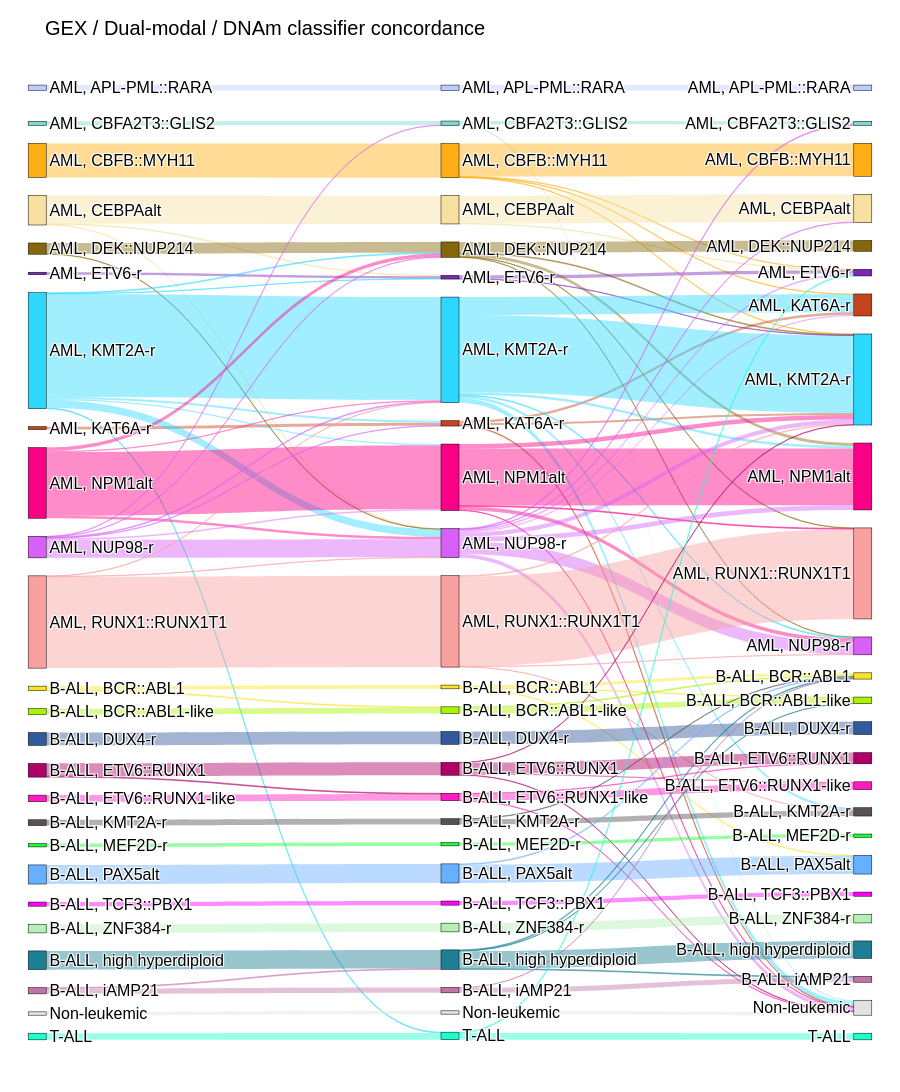

Here is the notebook cell this chart was saved with:
### Code cell
# Sankey: classifier-to-classifier concordance
classifier_df = df.rename(
    columns={
        "GEX sPLS-DA prediction": "GEX",
        "DNAm sPLS-DA prediction": "DNAm",
        "DIABLO sPLS-DA prediction": "Dual-modal",
    }
)

sankey_classifier_df = classifier_df[["GEX", "DNAm", "Dual-modal"]].dropna()

fig = sankey(
    sankey_classifier_df,
    gex_col="GEX",
    dualmodal_col="Dual-modal",
    dnam_col="DNAm",
    title="GEX / Dual-modal / DNAm classifier concordance",
)

classifier_sankey_path = os.path.join(
    REPORT_OUTPUT_DIR, "classifier_concordance_sankey.svg"
)
try:
    fig.write_image(classifier_sankey_path)
except Exception:
    classifier_sankey_path = os.path.splitext(classifier_sankey_path)[0] + ".html"
    fig.write_html(classifier_sankey_path)

fig.show()

### Figure 1 — Plotly figure (JSON) as saved in the notebook; plotly's stock layout.template omitted (floating-point values rounded to 4 significant figures)
{"data": [{"arrangement": "snap", "link": {"color": ["rgba(189,205,255,0.45)", "rgba(126,215,209,0.45)", "rgba(254,175,22,0.45)", "rgba(247,225,160,0.45)", "rgba(247,225,160,0.45)", "rgba(247,225,160,0.45)", "rgba(133,102,13,0.45)", "rgba(133,102,13,0.45)", "rgba(120,42,182,0.45)", "rgba(196,69,28,0.45)", "rgba(46,217,255,0.45)", "rgba(46,217,255,0.45)", "rgba(46,217,255,0.45)", "rgba(46,217,255,0.45)", "rgba(46,217,255,0.45)", "rgba(46,217,255,0.45)", "rgba(46,217,255,0.45)", "rgba(250,0,135,0.45)", "rgba(250,0,135,0.45)", "rgba(250,0,135,0.45)", "rgba(250,0,135,0.45)", "rgba(216,95,247,0.45)", "rgba(216,95,247,0.45)", "rgba(216,95,247,0.45)", "rgba(216,95,247,0.45)", "rgba(216,95,247,0.45)", "rgba(216,95,247,0.45)", "rgba(248,161,159,0.45)", "rgba(248,161,159,0.45)", "rgba(248,161,159,0.45)", "rgba(251,228,38,0.45)", "rgba(251,228,38,0.45)", "rgba(170,244,0,0.45)", "rgba(50,90,155,0.45)", "rgba(176,0,104,0.45)", "rgba(176,0,104,0.45)", "rgba(252,28,191,0.45)", "rgba(90,81,86,0.45)", "rgba(22,255,50,0.45)", "rgba(102,176,255,0.45)", "rgba(254,0,250,0.45)", "rgba(181,239,181,0.45)", "rgba(28,127,147,0.45)", "rgba(192,117,166,0.45)", "rgba(192,117,166,0.45)", "rgba(228,225,227,0.45)", "rgba(28,255,206,0.45)", "rgba(189,205,255,0.45)", "rgba(126,215,209,0.45)", "rgba(126,215,209,0.45)", "rgba(254,175,22,0.45)", "rgba(254,175,22,0.45)", "rgba(254,175,22,0.45)", "rgba(254,175,22,0.45)", "rgba(247,225,160,0.45)", "rgba(247,225,160,0.45)", "rgba(133,102,13,0.45)", "rgba(133,102,13,0.45)", "rgba(133,102,13,0.45)", "rgba(133,102,13,0.45)", "rgba(133,102,13,0.45)", "rgba(120,42,182,0.45)", "rgba(120,42,182,0.45)", "rgba(196,69,28,0.45)", "rgba(196,69,28,0.45)", "rgba(196,69,28,0.45)", "rgba(46,217,255,0.45)", "rgba(46,217,255,0.45)", "rgba(46,217,255,0.45)", "rgba(46,217,255,0.45)", "rgba(46,217,255,0.45)", "rgba(46,217,255,0.45)", "rgba(250,0,135,0.45)", "rgba(250,0,135,0.45)", "rgba(250,0,135,0.45)", "rgba(250,0,135,0.45)", "rgba(250,0,135,0.45)", "rgba(216,95,247,0.45)", "rgba(216,95,247,0.45)", "rgba(216,95,247,0.45)", "rgba(216,95,247,0.45)", "rgba(216,95,247,0.45)", "rgba(216,95,247,0.45)", "rgba(216,95,247,0.45)", "rgba(216,95,247,0.45)", "rgba(248,161,159,0.45)", "rgba(248,161,159,0.45)", "rgba(248,161,159,0.45)", "rgba(248,161,159,0.45)", "rgba(251,228,38,0.45)", "rgba(251,228,38,0.45)", "rgba(251,228,38,0.45)", "rgba(170,244,0,0.45)", "rgba(170,244,0,0.45)", "rgba(50,90,155,0.45)", "rgba(176,0,104,0.45)", "rgba(176,0,104,0.45)", "rgba(176,0,104,0.45)", "rgba(176,0,104,0.45)", "rgba(252,28,191,0.45)", "rgba(252,28,191,0.45)", "rgba(252,28,191,0.45)", "rgba(90,81,86,0.45)", "rgba(90,81,86,0.45)", "rgba(22,255,50,0.45)", "rgba(102,176,255,0.45)", "rgba(102,176,255,0.45)", "rgba(254,0,250,0.45)", "rgba(181,239,181,0.45)", "rgba(28,127,147,0.45)", "rgba(28,127,147,0.45)", "rgba(28,127,147,0.45)", "rgba(28,127,147,0.45)", "rgba(192,117,166,0.45)", "rgba(192,117,166,0.45)", "rgba(228,225,227,0.45)", "rgba(28,255,206,0.45)", "rgba(28,255,206,0.45)"], "source": [0, 1, 2, 3, 3, 3, 4, 4, 5, 6, 7, 7, 7, 7, 7, 7, 7, 8, 8, 8, 8, 9, 9, 9, 9, 9, 9, 10, 10, 10, 11, 11, 12, 13, 14, 14, 15, 16, 17, 18, 19, 20, 21, 22, 22, 23, 24, 25, 26, 26, 27, 27, 27, 27, 28, 28, 29, 29, 29, 29, 29, 30, 30, 31, 31, 31, 32, 32, 32, 32, 32, 32, 33, 33, 33, 33, 33, 34, 34, 34, 34, 34, 34, 34, 34, 35, 35, 35, 35, 36, 36, 36, 37, 37, 38, 39, 39, 39, 39, 40, 40, 40, 41, 41, 42, 43, 43, 44, 45, 46, 46, 46, 46, 47, 47, 48, 49, 49], "target": [25, 26, 27, 28, 30, 34, 29, 34, 30, 31, 29, 30, 31, 32, 33, 34, 49, 29, 32, 33, 34, 26, 29, 31, 32, 33, 34, 32, 34, 35, 36, 37, 37, 38, 39, 40, 40, 41, 42, 43, 44, 45, 46, 46, 47, 48, 49, 50, 51, 73, 52, 55, 56, 57, 53, 55, 54, 57, 58, 59, 60, 55, 57, 56, 57, 73, 56, 57, 58, 59, 66, 73, 57, 58, 59, 60, 73, 51, 53, 55, 56, 57, 58, 59, 73, 57, 59, 60, 66, 61, 62, 68, 61, 62, 63, 57, 64, 65, 73, 64, 65, 73, 61, 66, 67, 61, 68, 69, 70, 61, 62, 71, 72, 61, 72, 73, 55, 74], "value": [13, 10, 82, 68, 2, 1, 26, 1, 6, 7, 2, 1, 5, 248, 3, 18, 2, 8, 3, 153, 6, 1, 1, 1, 2, 4, 43, 1, 1, 220, 9, 2, 14, 31, 31, 2, 16, 14, 8, 46, 10, 21, 45, 2, 13, 8, 16, 13, 8, 3, 79, 1, 1, 1, 67, 1, 26, 2, 7, 1, 1, 8, 1, 6, 5, 2, 43, 186, 6, 2, 6, 11, 11, 137, 9, 2, 1, 2, 1, 4, 3, 10, 11, 30, 9, 2, 1, 216, 1, 7, 1, 1, 2, 14, 31, 1, 26, 3, 1, 1, 16, 1, 1, 13, 8, 2, 44, 10, 21, 2, 1, 42, 2, 1, 12, 8, 2, 16]}, "node": {"color": ["#BDCDFF", "#7ED7D1", "#FEAF16", "#F7E1A0", "#85660D", "#782AB6", "#C4451C", "#2ED9FF", "#FA0087", "#D85FF7", "#F8A19F", "#FBE426", "#AAF400", "#325A9B", "#B00068", "#FC1CBF", "#5A5156", "#16FF32", "#66B0FF", "#FE00FA", "#B5EFB5", "#1C7F93", "#C075A6", "#E4E1E3", "#1CFFCE", "#BDCDFF", "#7ED7D1", "#FEAF16", "#F7E1A0", "#85660D", "#782AB6", "#C4451C", "#2ED9FF", "#FA0087", "#D85FF7", "#F8A19F", "#FBE426", "#AAF400", "#325A9B", "#B00068", "#FC1CBF", "#5A5156", "#16FF32", "#66B0FF", "#FE00FA", "#B5EFB5", "#1C7F93", "#C075A6", "#E4E1E3", "#1CFFCE", "#BDCDFF", "#7ED7D1", "#FEAF16", "#F7E1A0", "#85660D", "#782AB6", "#C4451C", "#2ED9FF", "#FA0087", "#D85FF7", "#F8A19F", "#FBE426", "#AAF400", "#325A9B", "#B00068", "#FC1CBF", "#5A5156", "#16FF32", "#66B0FF", "#FE00FA", "#B5EFB5", "#1C7F93", "#C075A6", "#E4E1E3", "#1CFFCE"], "label": ["AML, APL-PML::RARA", "AML, CBFA2T3::GLIS2", "AML, CBFB::MYH11", "AML, CEBPAalt", "AML, DEK::NUP214", "AML, ETV6-r", "AML, KAT6A-r", "AML, KMT2A-r", "AML, NPM1alt", "AML, NUP98-r", "AML, RUNX1::RUNX1T1", "B-ALL, BCR::ABL1", "B-ALL, BCR::ABL1-like", "B-ALL, DUX4-r", "B-ALL, ETV6::RUNX1", "B-ALL, ETV6::RUNX1-like", "B-ALL, KMT2A-r", "B-ALL, MEF2D-r", "B-ALL, PAX5alt", "B-ALL, TCF3::PBX1", "B-ALL, ZNF384-r", "B-ALL, high hyperdiploid", "B-ALL, iAMP21", "Non-leukemic", "T-ALL", "AML, APL-PML::RARA", "AML, CBFA2T3::GLIS2", "AML, CBFB::MYH11", "AML, CEBPAalt", "AML, DEK::NUP214", "AML, ETV6-r", "AML, KAT6A-r", "AML, KMT2A-r", "AML, NPM1alt", "AML, NUP98-r", "AML, RUNX1::RUNX1T1", "B-ALL, BCR::ABL1", "B-ALL, BCR::ABL1-like", "B-ALL, DUX4-r", "B-ALL, ETV6::RUNX1", "B-ALL, ETV6::RUNX1-like", "B-ALL, KMT2A-r", "B-ALL, MEF2D-r", "B-ALL, PAX5alt", "B-ALL, TCF3::PBX1", "B-ALL, ZNF384-r", "B-ALL, high hyperdiploid", "B-ALL, iAMP21", "Non-leukemic", "T-ALL", "AML, APL-PML::RARA", "AML, CBFA2T3::GLIS2", "AML, CBFB::MYH11", "AML, CEBPAalt", "AML, DEK::NUP214", "AML, ETV6-r", "AML, KAT6A-r", "AML, KMT2A-r", "AML, NPM1alt", "AML, NUP98-r", "AML, RUNX1::RUNX1T1", "B-ALL, BCR::ABL1", "B-ALL, BCR::ABL1-like", "B-ALL, DUX4-r", "B-ALL, ETV6::RUNX1", "B-ALL, ETV6::RUNX1-like", "B-ALL, KMT2A-r", "B-ALL, MEF2D-r", "B-ALL, PAX5alt", "B-ALL, TCF3::PBX1", "B-ALL, ZNF384-r", "B-ALL, high hyperdiploid", "B-ALL, iAMP21", "Non-leukemic", "T-ALL"], "line": {"color": "black", "width": 0.5}, "pad": 18, "thickness": 18, "x": [0.02, 0.02, 0.02, 0.02, 0.02, 0.02, 0.02, 0.02, 0.02, 0.02, 0.02, 0.02, 0.02, 0.02, 0.02, 0.02, 0.02, 0.02, 0.02, 0.02, 0.02, 0.02, 0.02, 0.02, 0.02, 0.5, 0.5, 0.5, 0.5, 0.5, 0.5, 0.5, 0.5, 0.5, 0.5, 0.5, 0.5, 0.5, 0.5, 0.5, 0.5, 0.5, 0.5, 0.5, 0.5, 0.5, 0.5, 0.5, 0.5, 0.5, 0.98, 0.98, 0.98, 0.98, 0.98, 0.98, 0.98, 0.98, 0.98, 0.98, 0.98, 0.98, 0.98, 0.98, 0.98, 0.98, 0.98, 0.98, 0.98, 0.98, 0.98, 0.98, 0.98, 0.98, 0.98], "y": [0.01887, 0.0566, 0.09434, 0.1321, 0.1698, 0.2075, 0.2453, 0.283, 0.3208, 0.3585, 0.3962, 0.434, 0.4717, 0.5094, 0.5472, 0.5849, 0.6226, 0.6604, 0.6981, 0.7358, 0.7736, 0.8113, 0.8491, 0.8868, 0.9245, 0.01887, 0.0566, 0.09434, 0.1321, 0.1698, 0.2075, 0.2453, 0.283, 0.3208, 0.3585, 0.3962, 0.434, 0.4717, 0.5094, 0.5472, 0.5849, 0.6226, 0.6604, 0.6981, 0.7358, 0.7736, 0.8113, 0.8491, 0.8868, 0.9245, 0.01887, 0.0566, 0.09434, 0.1321, 0.1698, 0.2075, 0.2453, 0.283, 0.3208, 0.3585, 0.3962, 0.434, 0.4717, 0.5094, 0.5472, 0.5849, 0.6226, 0.6604, 0.6981, 0.7358, 0.7736, 0.8113, 0.8491, 0.8868, 0.9245]}, "type": "sankey"}], "layout": {"font": {"color": "black", "family": "Arial, sans-serif", "size": 16}, "height": 1825, "margin": {"b": 80, "l": 20, "r": 20, "t": 70}, "title": {"font": {"size": 20}, "text": "GEX / Dual-modal / DNAm classifier concordance"}}}
